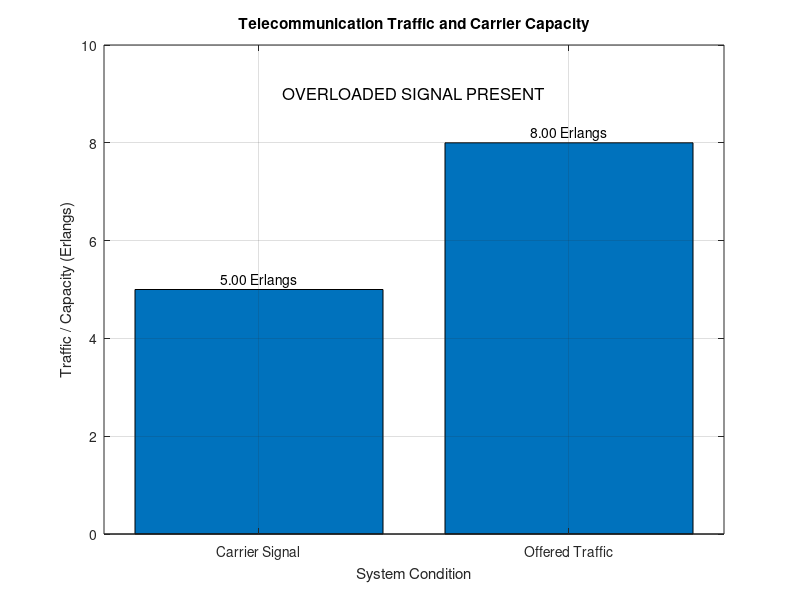

The MATLAB source for this figure:
% Sr. No. 03 - Telecommunication Traffic (Erlang)
clc;
clear all;
close all;

% TELECOMMUNICATION TRAFFIC - ERLANG
% Number of calls during observation time
N = 160;
% Observation time in hours
T = 1;
% Average call holding time in minutes
H_min = 3;
% Number of available carrier channels
carrier_capacity = 5;

% Convert holding time from minutes to hours
H = H_min / 60;
% Calculate call arrival rate
lambda = N / T;
% Calculate traffic in Erlangs
A = lambda * H;

fprintf('========================================\n');
fprintf(' TELECOMMUNICATION TRAFFIC CALCULATION\n');
fprintf('========================================\n');
fprintf('Number of Calls          = %d\n', N);
fprintf('Observation Time        = %.2f hour\n', T);
fprintf('Average Call Duration   = %.2f minutes\n', H_min);
fprintf('Call Arrival Rate       = %.2f calls/hour\n', lambda);
fprintf('Traffic Intensity       = %.2f Erlangs\n', A);
fprintf('Carrier Capacity        = %.2f Erlangs\n', carrier_capacity);

% Check whether system is overloaded
if A > carrier_capacity
    fprintf('\nStatus: SYSTEM IS OVERLOADED\n');
else
    fprintf('\nStatus: SYSTEM IS NOT OVERLOADED\n');
end


figure;
values = [carrier_capacity A];
bar(values);
grid on;
xlabel('System Condition');
ylabel('Traffic / Capacity (Erlangs)');
title('Telecommunication Traffic and Carrier Capacity');
xticks(1:2);
xticklabels({'Carrier Signal', 'Offered Traffic'});
ylim([0 max(values)+2]);

% Display values above bars
text(1, carrier_capacity + 0.2, ...
    sprintf('%.2f Erlangs', carrier_capacity), ...
    'HorizontalAlignment', 'center');
text(2, A + 0.2, ...
    sprintf('%.2f Erlangs', A), ...
    'HorizontalAlignment', 'center');

% Overload indication
if A > carrier_capacity
    text(1.5, max(values)+1, ...
        'OVERLOADED SIGNAL PRESENT', ...
        'HorizontalAlignment', 'center', ...
        'FontSize', 12);
end
